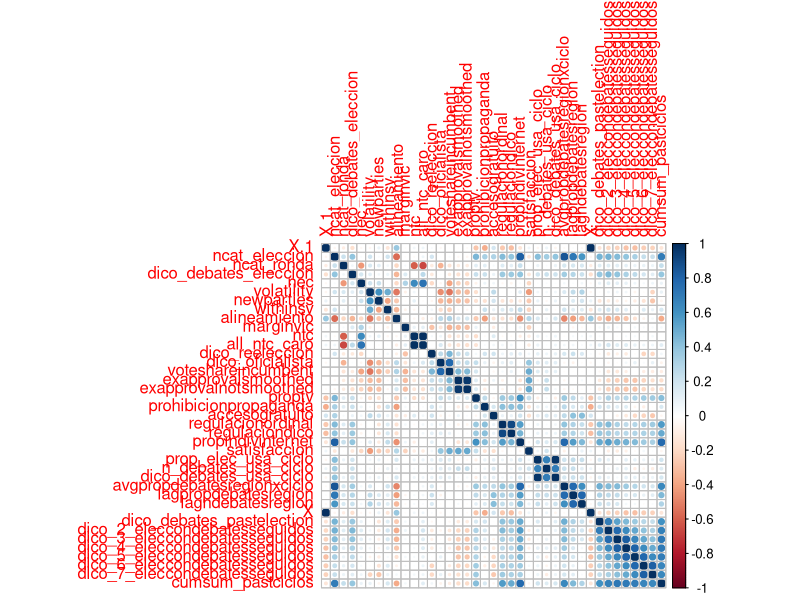
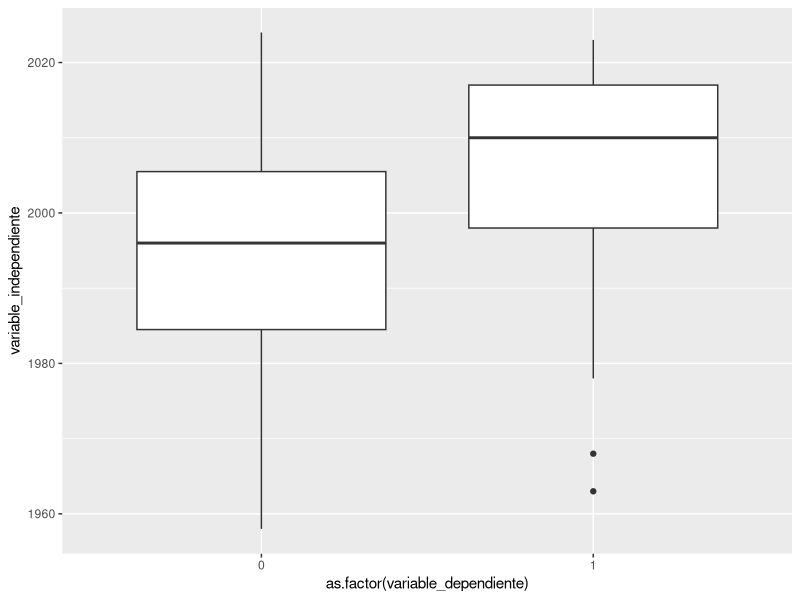
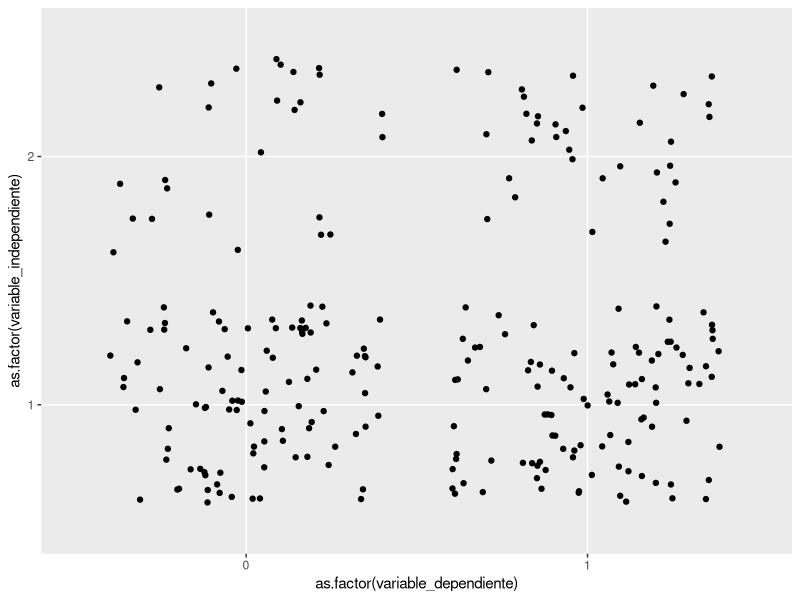
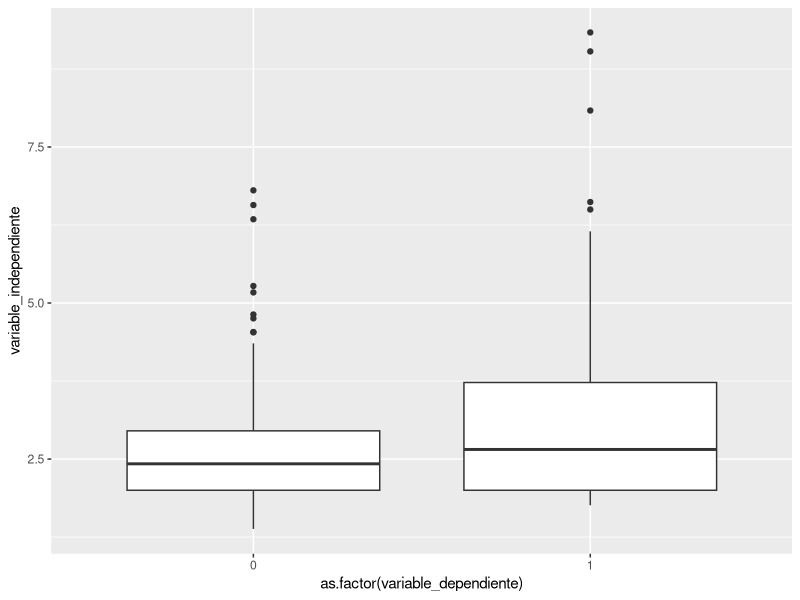
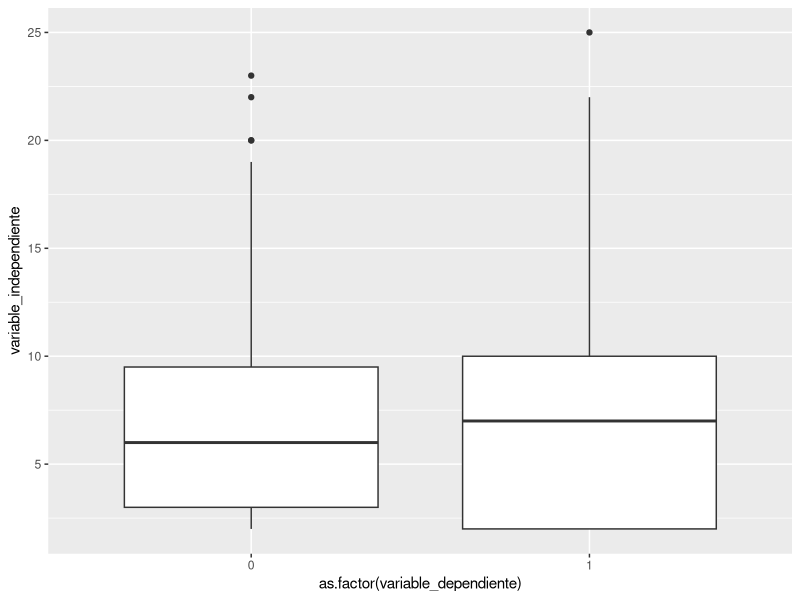
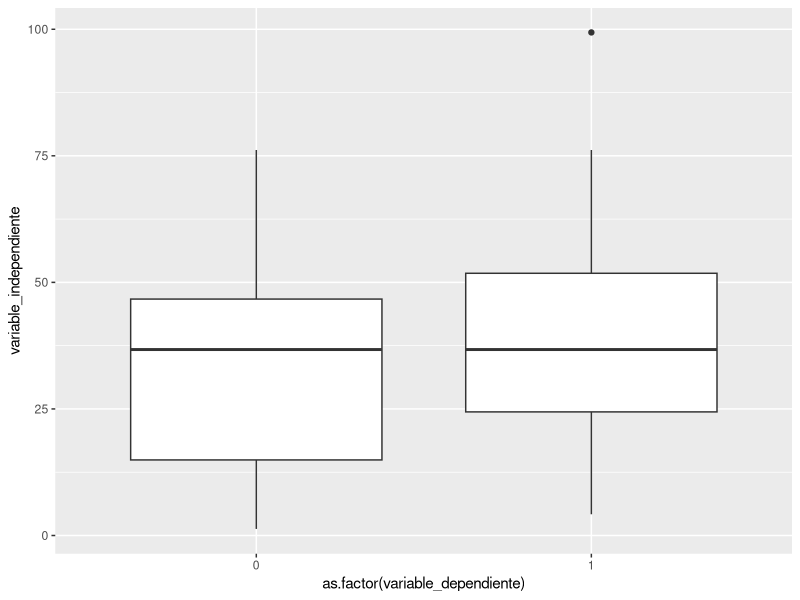
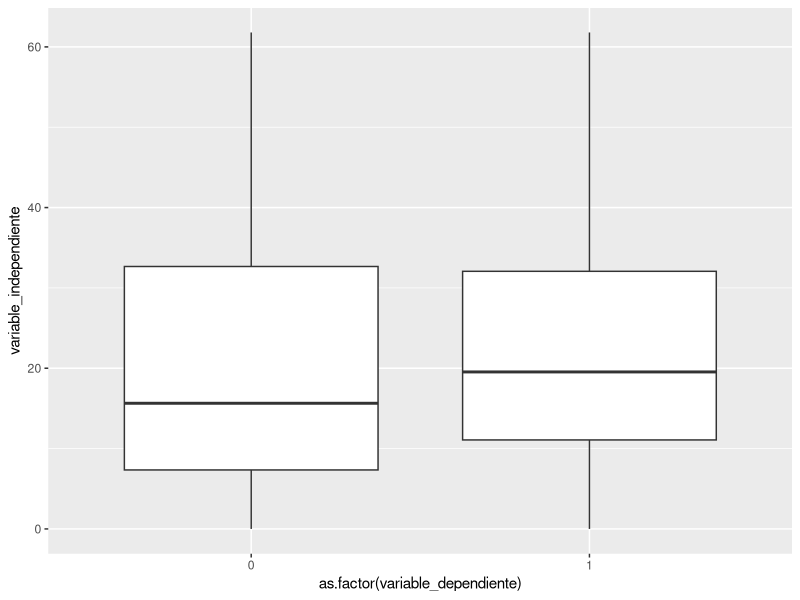
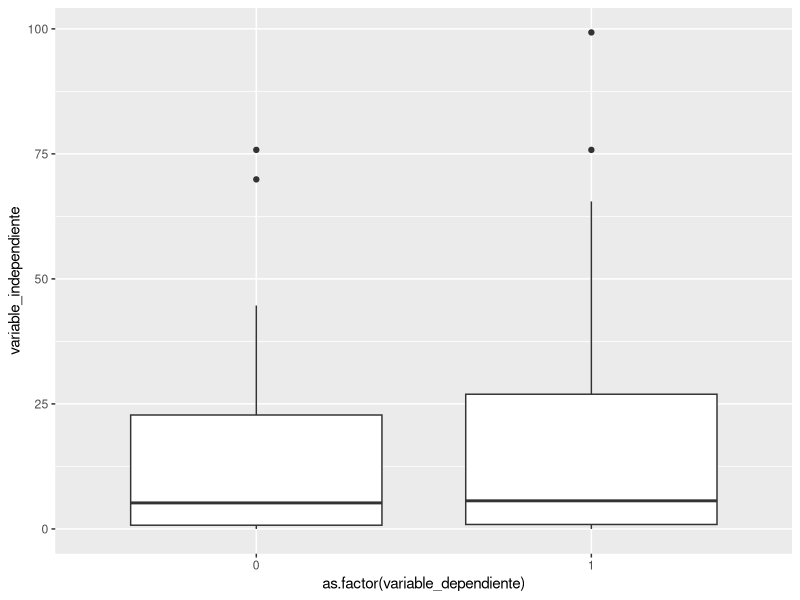

The R source for these figures, in order:


# librerias ########### 

library(tidyverse)

# carga de data y seteo de directorio ######

# data unificada, creada en creacion_base_elecciones_datoselectorales
setwd("/home/carolina/Documents/Proyectos R/debates_latam2024/tesis_doctorado/datav2023")
base_unificada <- read.csv("indicadores_elecciones.csv")
setwd("/home/carolina/Documents/Proyectos R/debates_latam2024/tesis_doctorado")

#### primeras versiones viejas #######
# test basicos
totest <- base_unificada %>% 
  select(-starts_with("source_")) %>% 
  select(-cat_pais, -eng_cat_pais) #%>% 
#mutate(across(everything(), as.integer(.)))
summary(totest)
correlation_matrix <- cor(totest , use = "pairwise.complete.obs" )
corrplot::corrplot(correlation_matrix)

logit_model <- glm(dico_debates_eleccion ~ 
                     nec + 
                     marginvic + 
                     #newparties + 
                     #withinsv + 
                     #alineamiento +
                     dico_reeleccion +
                     voteshareincumbent + 
                     #proptv +
                     propindivinternet +
                     #prohibicionpropaganda +
                     regulaciondico +
                     #satisfaccion +
                     #prop_elec_usa_ciclo +
                     lagpropdebatesregion, 
                   family = binomial(link = "logit"), 
                   data = totest)
summary(totest)
summary(logit_model)


# acomodo data preparacion #######

# para interpretacion del Taub b
# https://blogs.sas.com/content/iml/2023/04/05/interpret-spearman-kendall-corr.html
# https://datatab.net/tutorial/kendalls-tau

# CHATGPT OJO: For practical interpretation, you might use these general thresholds:
#   
#   0.00 to ±0.10: Very weak to no association
# ±0.10 to ±0.19: Weak association
# ±0.20 to ±0.29: Moderate association
# ±0.30 and above: Strong association

base <- base_unificada  %>% 
  select(-starts_with("source_")) %>% 
  select(-X, -eng_cat_pais)


variable_dependiente <- base$dico_debates_eleccion
options(scipen=999)

# tests bivariados ##############


# año electoral - STRONG POSITIVE + SIGNIFICATIVA #######

variable_independiente <-  base$ncat_eleccion

data <- tibble(variable_independiente = variable_independiente,
               variable_dependiente = variable_dependiente)

ggplot(data) + geom_boxplot(aes(as.factor(variable_dependiente), variable_independiente))
#ggplot(data) + geom_jitter(aes(as.factor(variable_dependiente), as.factor(variable_independiente)))
#table(variable_independiente, variable_dependiente)

# Calculate Kendall's Tau-b correlation
tau_b <- cor(variable_independiente, variable_dependiente, method = "kendall", use = "complete.obs")
tau_b

mean_values <- aggregate(variable_independiente ~ variable_dependiente, data, mean, na.rm = TRUE)
mean_values

modelo <- glm(variable_dependiente ~ variable_independiente,
              data = data,
              family = "binomial")
summary(modelo) # para ver si diferencia es significativa 

# ronda - VWEAK / NO + NO SFICATIVA #######

# variable_independiente <-  base$ncat_ronda %>% mutate(ifelse(ncat_ronda==1,0,
#                                                              ifelse(ncat_ronda==2,1)))
variable_independiente <-  base$ncat_ronda

data <- tibble(variable_independiente = variable_independiente,
               variable_dependiente = variable_dependiente)

#ggplot(data) + geom_boxplot(aes(as.factor(variable_dependiente), variable_independiente))
ggplot(data) + geom_jitter(aes(as.factor(variable_dependiente), as.factor(variable_independiente)))
table(variable_independiente, variable_dependiente)

# Calculate Kendall's Tau-b correlation
tau_b <- cor(variable_independiente, variable_dependiente, method = "kendall", use = "complete.obs")
tau_b

mean_values <- aggregate(variable_independiente ~ variable_dependiente, data, mean, na.rm = TRUE)
mean_values

modelo <- glm(variable_dependiente ~ variable_independiente,
              data = data,
              family = "binomial")
summary(modelo) # para ver si diferencia es significativa 


# fragmentacion: NEC - WEAK POSITIVE + SFICATIVA #######

variable_independiente <-  base$nec
standardized_variable_independiente <- (variable_independiente - mean(variable_independiente, na.rm = TRUE)) / sd(variable_independiente, na.rm = TRUE)

data <- tibble(variable_independiente = variable_independiente,
               variable_dependiente = variable_dependiente)

ggplot(data) + geom_boxplot(aes(as.factor(variable_dependiente), variable_independiente))
#ggplot(data) + geom_jitter(aes(as.factor(variable_dependiente), as.factor(variable_independiente)))
#table(variable_independiente, variable_dependiente)

# Calculate Kendall's Tau-b correlation
tau_b <- cor(variable_independiente, variable_dependiente, method = "kendall", use = "complete.obs")
tau_b

mean_values <- aggregate(variable_independiente ~ variable_dependiente, data, mean, na.rm = TRUE)
mean_values

modelo <- glm(variable_dependiente ~ variable_independiente,
              data = data,
              family = "binomial")
summary(modelo) # para ver si diferencia es significativa 

modelo_estandarizado <- glm(variable_dependiente ~ standardized_variable_independiente,
                            data = data,
                            family = "binomial")
summary(modelo_estandarizado) # para ver si diferencia es significativa 

# fragmentacion: n_candidatos - VWEAK/NO + NO SFICATIVA #######

variable_independiente <- base$ntc
standardized_variable_independiente <- (variable_independiente - mean(variable_independiente, na.rm = TRUE)) / sd(variable_independiente, na.rm = TRUE)

data <- tibble(variable_independiente = variable_independiente,
               variable_dependiente = variable_dependiente)

ggplot(data) + geom_boxplot(aes(as.factor(variable_dependiente), variable_independiente))
#ggplot(data) + geom_jitter(aes(as.factor(variable_dependiente), as.factor(variable_independiente)))
#table(variable_independiente, variable_dependiente)

# Calculate Kendall's Tau-b correlation
tau_b <- cor(variable_independiente, variable_dependiente, method = "kendall", use = "complete.obs")
tau_b

mean_values <- aggregate(variable_independiente ~ variable_dependiente, data, mean, na.rm = TRUE)

modelo <- glm(variable_dependiente ~ variable_independiente,
              data = data,
              family = "binomial")
summary(modelo) # para ver si diferencia es significativa 

modelo_estandarizado <- glm(variable_dependiente ~ standardized_variable_independiente,
                            data = data,
                            family = "binomial")
summary(modelo_estandarizado) # para ver si diferencia es significativa 

# volatilidad: overall - VWEAK/NO + NO SFICATIVA #######

variable_independiente <- base$volatility
standardized_variable_independiente <- (variable_independiente - mean(variable_independiente, na.rm = TRUE)) / sd(variable_independiente, na.rm = TRUE)

data <- tibble(variable_independiente = variable_independiente,
               variable_dependiente = variable_dependiente)

ggplot(data) + geom_boxplot(aes(as.factor(variable_dependiente), variable_independiente))
#ggplot(data) + geom_jitter(aes(as.factor(variable_dependiente), as.factor(variable_independiente)))
#table(variable_independiente, variable_dependiente)

# Calculate Kendall's Tau-b correlation
tau_b <- cor(variable_independiente, variable_dependiente, method = "kendall", use = "complete.obs")
tau_b

mean_values <- aggregate(variable_independiente ~ variable_dependiente, data, mean, na.rm = TRUE)
mean_values

modelo <- glm(variable_dependiente ~ variable_independiente,
              data = data,
              family = "binomial")
summary(modelo) # para ver si diferencia es significativa 

modelo_estandarizado <- glm(variable_dependiente ~ standardized_variable_independiente,
                            data = data,
                            family = "binomial")
summary(modelo_estandarizado) # para ver si diferencia es significativa 

# volatilidad: intrasistemica - VWEAK/NO + Signo esperado, pero NO SFICATIVA #######

variable_independiente <- base$withinsv
standardized_variable_independiente <- (variable_independiente - mean(variable_independiente, na.rm = TRUE)) / sd(variable_independiente, na.rm = TRUE)

data <- tibble(variable_independiente = variable_independiente,
               variable_dependiente = variable_dependiente)

ggplot(data) + geom_boxplot(aes(as.factor(variable_dependiente), variable_independiente))
#ggplot(data) + geom_jitter(aes(as.factor(variable_dependiente), as.factor(variable_independiente)))
#table(variable_independiente, variable_dependiente)

# Calculate Kendall's Tau-b correlation
tau_b <- cor(variable_independiente, variable_dependiente, method = "kendall", use = "complete.obs")
tau_b

mean_values <- aggregate(variable_independiente ~ variable_dependiente, data, mean, na.rm = TRUE)
mean_values

modelo <- glm(variable_dependiente ~ variable_independiente,
              data = data,
              family = "binomial")
summary(modelo) # para ver si diferencia es significativa 

modelo_estandarizado <- glm(variable_dependiente ~ standardized_variable_independiente,
                            data = data,
                            family = "binomial")
summary(modelo_estandarizado) # para ver si diferencia es significativa 

# volatilidad: extrasistemica - VWEAK/NO + NO SFICATIVA #######

variable_independiente <- base$newparties
standardized_variable_independiente <- (variable_independiente - mean(variable_independiente, na.rm = TRUE)) / sd(variable_independiente, na.rm = TRUE)

data <- tibble(variable_independiente = variable_independiente,
               variable_dependiente = variable_dependiente)

ggplot(data) + geom_boxplot(aes(as.factor(variable_dependiente), variable_independiente))
#ggplot(data) + geom_jitter(aes(as.factor(variable_dependiente), as.factor(variable_independiente)))
#table(variable_independiente, variable_dependiente)

# Calculate Kendall's Tau-b correlation
tau_b <- cor(variable_independiente, variable_dependiente, method = "kendall", use = "complete.obs")
tau_b

mean_values <- aggregate(variable_independiente ~ variable_dependiente, data, mean, na.rm = TRUE)

modelo <- glm(variable_dependiente ~ variable_independiente,
              data = data,
              family = "binomial")
summary(modelo) # para ver si diferencia es significativa 

modelo_estandarizado <- glm(variable_dependiente ~ standardized_variable_independiente,
                            data = data,
                            family = "binomial")
summary(modelo_estandarizado) # para ver si diferencia es significativa 

# desalineamiento (% personas que YES se identifican con partido). MODERATE NEGATIVE COR + SFICATIVA  #######

variable_independiente <- base$alineamiento
standardized_variable_independiente <- (variable_independiente - mean(variable_independiente, na.rm = TRUE)) / sd(variable_independiente, na.rm = TRUE)

data <- tibble(variable_independiente = variable_independiente,
               variable_dependiente = variable_dependiente)

ggplot(data) + geom_boxplot(aes(as.factor(variable_dependiente), variable_independiente))
#ggplot(data) + geom_jitter(aes(as.factor(variable_dependiente), as.factor(variable_independiente)))
#table(variable_independiente, variable_dependiente)

# Calculate Kendall's Tau-b correlation
tau_b <- cor(variable_independiente, variable_dependiente, method = "kendall", use = "complete.obs")
tau_b

mean_values <- aggregate(variable_independiente ~ variable_dependiente, data, mean, na.rm = TRUE)

modelo <- glm(variable_dependiente ~ variable_independiente,
              data = data,
              family = "binomial")
summary(modelo) # para ver si diferencia es significativa 

modelo_estandarizado <- glm(variable_dependiente ~ standardized_variable_independiente,
                            data = data,
                            family = "binomial")
summary(modelo_estandarizado) # para ver si diferencia es significativa 


# descontento WEAK NEGATIVE + NO SFICATIVA #######

variable_independiente <- base$satisfaccion
standardized_variable_independiente <- (variable_independiente - mean(variable_independiente, na.rm = TRUE)) / sd(variable_independiente, na.rm = TRUE)

data <- tibble(variable_independiente = variable_independiente,
               variable_dependiente = variable_dependiente)

ggplot(data) + geom_boxplot(aes(as.factor(variable_dependiente), variable_independiente))
#ggplot(data) + geom_jitter(aes(as.factor(variable_dependiente), as.factor(variable_independiente)))
#table(variable_independiente, variable_dependiente)

# Calculate Kendall's Tau-b correlation
tau_b <- cor(variable_independiente, variable_dependiente, method = "kendall", use = "complete.obs")
tau_b

mean_values <- aggregate(variable_independiente ~ variable_dependiente, data, mean, na.rm = TRUE)
mean_values

modelo <- glm(variable_dependiente ~ variable_independiente,
              data = data,
              family = "binomial")
summary(modelo) # para ver si diferencia es significativa 

modelo_estandarizado <- glm(variable_dependiente ~ standardized_variable_independiente,
                            data = data,
                            family = "binomial")
summary(modelo_estandarizado) # para ver si diferencia es significativa 


# competitividad (marginvic) VWEAK/NO + SFICATIVA  #######

variable_independiente <- base$marginvic
standardized_variable_independiente <- (variable_independiente - mean(variable_independiente, na.rm = TRUE)) / sd(variable_independiente, na.rm = TRUE)

data <- tibble(variable_independiente = variable_independiente,
               variable_dependiente = variable_dependiente)

ggplot(data) + geom_boxplot(aes(as.factor(variable_dependiente), variable_independiente))
#ggplot(data) + geom_jitter(aes(as.factor(variable_dependiente), as.factor(variable_independiente)))
#table(variable_independiente, variable_dependiente)

# Calculate Kendall's Tau-b correlation
tau_b <- cor(variable_independiente, variable_dependiente, method = "kendall", use = "complete.obs")
tau_b

mean_values <- aggregate(variable_independiente ~ variable_dependiente, data, mean, na.rm = TRUE)
mean_values

modelo <- glm(variable_dependiente ~ variable_independiente,
              data = data,
              family = "binomial")
summary(modelo) # para ver si diferencia es significativa 

modelo_estandarizado <- glm(variable_dependiente ~ standardized_variable_independiente,
                            data = data,
                            family = "binomial")
summary(modelo_estandarizado) # para ver si diferencia es significativa 

# incumbent: vote share incumbent VWEAK/NO + NO SFICATIVA #######

variable_independiente <- base$voteshareincumbent
standardized_variable_independiente <- (variable_independiente - mean(variable_independiente, na.rm = TRUE)) / sd(variable_independiente, na.rm = TRUE)

data <- tibble(variable_independiente = variable_independiente,
               variable_dependiente = variable_dependiente)

ggplot(data) + geom_boxplot(aes(as.factor(variable_dependiente), variable_independiente))
#ggplot(data) + geom_jitter(aes(as.factor(variable_dependiente), as.factor(variable_independiente)))
#table(variable_independiente, variable_dependiente)

# Calculate Kendall's Tau-b correlation
tau_b <- cor(variable_independiente, variable_dependiente, method = "kendall", use = "complete.obs")
tau_b

mean_values <- aggregate(variable_independiente ~ variable_dependiente, data, mean, na.rm = TRUE)
mean_values

modelo <- glm(variable_dependiente ~ variable_independiente,
              data = data,
              family = "binomial")
summary(modelo) # para ver si diferencia es significativa 

modelo_estandarizado <- glm(variable_dependiente ~ standardized_variable_independiente,
                            data = data,
                            family = "binomial")
summary(modelo_estandarizado) # para ver si diferencia es significativa 


# incumbent: exec approval (img) WEAK NEGATIVE + SFICATIVA #######
# Calculate Kendall's Tau-b correlation
tau_b <- cor(base$exapprovalsmoothed, base$dico_debates_eleccion, method = "kendall", use = "complete.obs")
tau_b
tau_b <- cor(base$exapprovalnotsmoothed, base$dico_debates_eleccion, method = "kendall", use = "complete.obs")
tau_b


variable_independiente <- base$exapprovalnotsmoothed
standardized_variable_independiente <- (variable_independiente - mean(variable_independiente, na.rm = TRUE)) / sd(variable_independiente, na.rm = TRUE)

data <- tibble(variable_independiente = variable_independiente,
               variable_dependiente = variable_dependiente)

ggplot(data) + geom_boxplot(aes(as.factor(variable_dependiente), variable_independiente))
#ggplot(data) + geom_jitter(aes(as.factor(variable_dependiente), as.factor(variable_independiente)))
#table(variable_independiente, variable_dependiente)

# Calculate Kendall's Tau-b correlation
tau_b <- cor(variable_independiente, variable_dependiente, method = "kendall", use = "complete.obs")
tau_b

mean_values <- aggregate(variable_independiente ~ variable_dependiente, data, mean, na.rm = TRUE)
mean_values

modelo <- glm(variable_dependiente ~ variable_independiente,
              data = data,
              family = "binomial")
summary(modelo) # para ver si diferencia es significativa 

modelo_estandarizado <- glm(variable_dependiente ~ standardized_variable_independiente,
                            data = data,
                            family = "binomial")
summary(modelo_estandarizado) # para ver si diferencia es significativa 


# incumbent: reelije WEAK NEGATIVE  + SFICATIVA #######

variable_independiente <- base$dico_reeleccion
standardized_variable_independiente <- (variable_independiente - mean(variable_independiente, na.rm = TRUE)) / sd(variable_independiente, na.rm = TRUE)

data <- tibble(variable_independiente = variable_independiente,
               variable_dependiente = variable_dependiente)

#ggplot(data) + geom_boxplot(aes(as.factor(variable_dependiente), variable_independiente))
ggplot(data) + geom_jitter(aes(as.factor(variable_dependiente), as.factor(variable_independiente)))
table(variable_independiente, variable_dependiente)

# Calculate Kendall's Tau-b correlation
tau_b <- cor(variable_independiente, variable_dependiente, method = "kendall", use = "complete.obs")
tau_b

mean_values <- aggregate(variable_independiente ~ variable_dependiente, data, mean, na.rm = TRUE)
mean_values

modelo <- glm(variable_dependiente ~ variable_independiente,
              data = data,
              family = "binomial")
summary(modelo) # para ver si diferencia es significativa 

modelo_estandarizado <- glm(variable_dependiente ~ standardized_variable_independiente,
                            data = data,
                            family = "binomial")
summary(modelo_estandarizado) # para ver si diferencia es significativa


# incumbent: oficialismo tiene candidato - VWEAK/NO  + NO SFICATIVA #######

variable_independiente <- base$dico_oficialista
standardized_variable_independiente <- (variable_independiente - mean(variable_independiente, na.rm = TRUE)) / sd(variable_independiente, na.rm = TRUE)

data <- tibble(variable_independiente = variable_independiente,
               variable_dependiente = variable_dependiente)

#ggplot(data) + geom_boxplot(aes(as.factor(variable_dependiente), variable_independiente))
ggplot(data) + geom_jitter(aes(as.factor(variable_dependiente), as.factor(variable_independiente)))
table(variable_independiente, variable_dependiente)

# Calculate Kendall's Tau-b correlation
tau_b <- cor(variable_independiente, variable_dependiente, method = "kendall", use = "complete.obs")
tau_b

mean_values <- aggregate(variable_independiente ~ variable_dependiente, data, mean, na.rm = TRUE)

modelo <- glm(variable_dependiente ~ variable_independiente,
              data = data,
              family = "binomial")
summary(modelo) # para ver si diferencia es significativa 

modelo_estandarizado <- glm(variable_dependiente ~ standardized_variable_independiente,
                            data = data,
                            family = "binomial")
summary(modelo_estandarizado) # para ver si diferencia es significativa


# media : proptv - WEAK POSITIVE  + SFICATIVA #######

variable_independiente <- base$proptv
standardized_variable_independiente <- (variable_independiente - mean(variable_independiente, na.rm = TRUE)) / sd(variable_independiente, na.rm = TRUE)

data <- tibble(variable_independiente = variable_independiente,
               variable_dependiente = variable_dependiente)

ggplot(data) + geom_boxplot(aes(as.factor(variable_dependiente), variable_independiente))
#ggplot(data) + geom_jitter(aes(as.factor(variable_dependiente), as.factor(variable_independiente)))
#table(variable_independiente, variable_dependiente)

# Calculate Kendall's Tau-b correlation
tau_b <- cor(variable_independiente, variable_dependiente, method = "kendall", use = "complete.obs")
tau_b

mean_values <- aggregate(variable_independiente ~ variable_dependiente, data, mean, na.rm = TRUE)
mean_values

modelo <- glm(variable_dependiente ~ variable_independiente,
              data = data,
              family = "binomial")
summary(modelo) # para ver si diferencia es significativa 

modelo_estandarizado <- glm(variable_dependiente ~ standardized_variable_independiente,
                            data = data,
                            family = "binomial")
summary(modelo_estandarizado) # para ver si diferencia es significativa 


# media : propint  - STRONG POSITIVE + SFICATIVA #######

variable_independiente <- base$propindivinternet
standardized_variable_independiente <- (variable_independiente - mean(variable_independiente, na.rm = TRUE)) / sd(variable_independiente, na.rm = TRUE)

data <- tibble(variable_independiente = variable_independiente,
               variable_dependiente = variable_dependiente)

ggplot(data) + geom_boxplot(aes(as.factor(variable_dependiente), variable_independiente))
#ggplot(data) + geom_jitter(aes(as.factor(variable_dependiente), as.factor(variable_independiente)))
#table(variable_independiente, variable_dependiente)

# Calculate Kendall's Tau-b correlation
tau_b <- cor(variable_independiente, variable_dependiente, method = "kendall", use = "complete.obs")
tau_b

mean_values <- aggregate(variable_independiente ~ variable_dependiente, data, mean, na.rm = TRUE)
mean_values

modelo <- glm(variable_dependiente ~ variable_independiente,
              data = data,
              family = "binomial")
summary(modelo) # para ver si diferencia es significativa 

modelo_estandarizado <- glm(variable_dependiente ~ standardized_variable_independiente,
                            data = data,
                            family = "binomial")
summary(modelo_estandarizado) # para ver si diferencia es significativa 


# regulaciones: prohibicion propaganda - MODERATE POSITIVE + SFICATIVA  #######

variable_independiente <- base$prohibicionpropaganda
standardized_variable_independiente <- (variable_independiente - mean(variable_independiente, na.rm = TRUE)) / sd(variable_independiente, na.rm = TRUE)

data <- tibble(variable_independiente = variable_independiente,
               variable_dependiente = variable_dependiente)

#ggplot(data) + geom_boxplot(aes(as.factor(variable_dependiente), variable_independiente))
ggplot(data) + geom_jitter(aes(as.factor(variable_dependiente), as.factor(variable_independiente)))
table(variable_independiente, variable_dependiente)

# Calculate Kendall's Tau-b correlation
tau_b <- cor(variable_independiente, variable_dependiente, method = "kendall", use = "complete.obs")
tau_b

mean_values <- aggregate(variable_independiente ~ variable_dependiente, data, mean, na.rm = TRUE)
mean_values

modelo <- glm(variable_dependiente ~ variable_independiente,
              data = data,
              family = "binomial")
summary(modelo) # para ver si diferencia es significativa 

modelo_estandarizado <- glm(variable_dependiente ~ standardized_variable_independiente,
                            data = data,
                            family = "binomial")
summary(modelo_estandarizado) # para ver si diferencia es significativa


# regulaciones: acceso gratuito - VWEAK/NO + NO SFICATIVA #######

variable_independiente <- base$accesogratuito
standardized_variable_independiente <- (variable_independiente - mean(variable_independiente, na.rm = TRUE)) / sd(variable_independiente, na.rm = TRUE)

data <- tibble(variable_independiente = variable_independiente,
               variable_dependiente = variable_dependiente)

#ggplot(data) + geom_boxplot(aes(as.factor(variable_dependiente), variable_independiente))
ggplot(data) + geom_jitter(aes(as.factor(variable_dependiente), as.factor(variable_independiente)))
table(variable_independiente, variable_dependiente)

# Calculate Kendall's Tau-b correlation
tau_b <- cor(variable_independiente, variable_dependiente, method = "kendall", use = "complete.obs")
tau_b

mean_values <- aggregate(variable_independiente ~ variable_dependiente, data, mean, na.rm = TRUE)
mean_values

modelo <- glm(variable_dependiente ~ variable_independiente,
              data = data,
              family = "binomial")
summary(modelo) # para ver si diferencia es significativa 

modelo_estandarizado <- glm(variable_dependiente ~ standardized_variable_independiente,
                            data = data,
                            family = "binomial")
summary(modelo_estandarizado) # para ver si diferencia es significativa

# regulaciones sobre debates: ordinal - STRONG POSITIVE + SFICATIVA #######

variable_independiente <- base$regulacionordinal
standardized_variable_independiente <- (variable_independiente - mean(variable_independiente, na.rm = TRUE)) / sd(variable_independiente, na.rm = TRUE)

data <- tibble(variable_independiente = variable_independiente,
               variable_dependiente = variable_dependiente)

ggplot(data) + geom_boxplot(aes(as.factor(variable_dependiente), variable_independiente))
#ggplot(data) + geom_jitter(aes(as.factor(variable_dependiente), as.factor(variable_independiente)))
#table(variable_independiente, variable_dependiente)

# Calculate Kendall's Tau-b correlation
tau_b <- cor(variable_independiente, variable_dependiente, method = "kendall", use = "complete.obs")
tau_b

mean_values <- aggregate(variable_independiente ~ variable_dependiente, data, mean, na.rm = TRUE)
mean_values

modelo <- glm(variable_dependiente ~ variable_independiente,
              data = data,
              family = "binomial")
summary(modelo) # para ver si diferencia es significativa 

modelo_estandarizado <- glm(variable_dependiente ~ standardized_variable_independiente,
                            data = data,
                            family = "binomial")
summary(modelo_estandarizado) # para ver si diferencia es significativa 


# regulaciones sobre debates: dicotomica - STRONG POSITIVE  + SFICATIVA #######

variable_independiente <- base$regulaciondico
standardized_variable_independiente <- (variable_independiente - mean(variable_independiente, na.rm = TRUE)) / sd(variable_independiente, na.rm = TRUE)

data <- tibble(variable_independiente = variable_independiente,
               variable_dependiente = variable_dependiente)

#ggplot(data) + geom_boxplot(aes(as.factor(variable_dependiente), variable_independiente))
ggplot(data) + geom_jitter(aes(as.factor(variable_dependiente), as.factor(variable_independiente)))
table(variable_independiente, variable_dependiente)

# Calculate Kendall's Tau-b correlation
tau_b <- cor(variable_independiente, variable_dependiente, method = "kendall", use = "complete.obs")
tau_b

mean_values <- aggregate(variable_independiente ~ variable_dependiente, data, mean, na.rm = TRUE)
mean_values

modelo <- glm(variable_dependiente ~ variable_independiente,
              data = data,
              family = "binomial")
summary(modelo) # para ver si diferencia es significativa 

modelo_estandarizado <- glm(variable_dependiente ~ standardized_variable_independiente,
                            data = data,
                            family = "binomial")
summary(modelo_estandarizado) # para ver si diferencia es significativa


# lagged: dico ciclo anterior - STRONG POSITIVE + SFICATIVA #######

variable_independiente <- base$dico_debates_pastelection
standardized_variable_independiente <- (variable_independiente - mean(variable_independiente, na.rm = TRUE)) / sd(variable_independiente, na.rm = TRUE)

data <- tibble(variable_independiente = variable_independiente,
               variable_dependiente = variable_dependiente)

#ggplot(data) + geom_boxplot(aes(as.factor(variable_dependiente), variable_independiente))
ggplot(data) + geom_jitter(aes(as.factor(variable_dependiente), as.factor(variable_independiente)))
table(variable_independiente, variable_dependiente)

# Calculate Kendall's Tau-b correlation
tau_b <- cor(variable_independiente, variable_dependiente, method = "kendall", use = "complete.obs")
tau_b

mean_values <- aggregate(variable_independiente ~ variable_dependiente, data, mean, na.rm = TRUE)
mean_values

modelo <- glm(variable_dependiente ~ variable_independiente,
              data = data,
              family = "binomial")
summary(modelo) # para ver si diferencia es significativa 

modelo_estandarizado <- glm(variable_dependiente ~ standardized_variable_independiente,
                            data = data,
                            family = "binomial")
summary(modelo_estandarizado) # para ver si diferencia es significativa


# lagged: cumsum ciclos anteriores - STRONG POSITIVE #######

variable_independiente <- base$cumsum_pastciclos
standardized_variable_independiente <- (variable_independiente - mean(variable_independiente, na.rm = TRUE)) / sd(variable_independiente, na.rm = TRUE)

data <- tibble(variable_independiente = variable_independiente,
               variable_dependiente = variable_dependiente)

ggplot(data) + geom_boxplot(aes(as.factor(variable_dependiente), variable_independiente))
#ggplot(data) + geom_jitter(aes(as.factor(variable_dependiente), as.factor(variable_independiente)))
#table(variable_independiente, variable_dependiente)

# Calculate Kendall's Tau-b correlation
tau_b <- cor(variable_independiente, variable_dependiente, method = "kendall", use = "complete.obs")
tau_b

mean_values <- aggregate(variable_independiente ~ variable_dependiente, data, mean, na.rm = TRUE)
mean_values

modelo <- glm(variable_dependiente ~ variable_independiente,
              data = data,
              family = "binomial")
summary(modelo) # para ver si diferencia es significativa 

modelo_estandarizado <- glm(variable_dependiente ~ standardized_variable_independiente,
                            data = data,
                            family = "binomial")
summary(modelo_estandarizado) # para ver si diferencia es significativa 


# region  avgprop x ciclo - MODERATE/STRONG POSITIVE + SFICATIVA #######

variable_independiente <- base$avgpropdebatesregionxciclo
standardized_variable_independiente <- (variable_independiente - mean(variable_independiente, na.rm = TRUE)) / sd(variable_independiente, na.rm = TRUE)

data <- tibble(variable_independiente = variable_independiente,
               variable_dependiente = variable_dependiente)

ggplot(data) + geom_boxplot(aes(as.factor(variable_dependiente), variable_independiente))
#ggplot(data) + geom_jitter(aes(as.factor(variable_dependiente), as.factor(variable_independiente)))
#table(variable_independiente, variable_dependiente)

# Calculate Kendall's Tau-b correlation
tau_b <- cor(variable_independiente, variable_dependiente, method = "kendall", use = "complete.obs")
tau_b

mean_values <- aggregate(variable_independiente ~ variable_dependiente, data, mean, na.rm = TRUE)
mean_values

modelo <- glm(variable_dependiente ~ variable_independiente,
              data = data,
              family = "binomial")
summary(modelo) # para ver si diferencia es significativa 

modelo_estandarizado <- glm(variable_dependiente ~ standardized_variable_independiente,
                            data = data,
                            family = "binomial")
summary(modelo_estandarizado) # para ver si diferencia es significativa 


# region lag n  - MODERATE POSITIVE + SFICATIVA #######

variable_independiente <- base$lagndebatesregion
standardized_variable_independiente <- (variable_independiente - mean(variable_independiente, na.rm = TRUE)) / sd(variable_independiente, na.rm = TRUE)

data <- tibble(variable_independiente = variable_independiente,
               variable_dependiente = variable_dependiente)

ggplot(data) + geom_boxplot(aes(as.factor(variable_dependiente), variable_independiente))
#ggplot(data) + geom_jitter(aes(as.factor(variable_dependiente), as.factor(variable_independiente)))
#table(variable_independiente, variable_dependiente)

# Calculate Kendall's Tau-b correlation
tau_b <- cor(variable_independiente, variable_dependiente, method = "kendall", use = "complete.obs")
tau_b

mean_values <- aggregate(variable_independiente ~ variable_dependiente, data, mean, na.rm = TRUE)
mean_values

modelo <- glm(variable_dependiente ~ variable_independiente,
              data = data,
              family = "binomial")
summary(modelo) # para ver si diferencia es significativa 

modelo_estandarizado <- glm(variable_dependiente ~ standardized_variable_independiente,
                            data = data,
                            family = "binomial")
summary(modelo_estandarizado) # para ver si diferencia es significativa 


# region lag prop  - MODERATE POSITIVE + SFICATIVA #######

variable_independiente <- base$lagpropdebatesregion
standardized_variable_independiente <- (variable_independiente - mean(variable_independiente, na.rm = TRUE)) / sd(variable_independiente, na.rm = TRUE)

data <- tibble(variable_independiente = variable_independiente,
               variable_dependiente = variable_dependiente)

ggplot(data) + geom_boxplot(aes(as.factor(variable_dependiente), variable_independiente))
#ggplot(data) + geom_jitter(aes(as.factor(variable_dependiente), as.factor(variable_independiente)))
#table(variable_independiente, variable_dependiente)

# Calculate Kendall's Tau-b correlation
tau_b <- cor(variable_independiente, variable_dependiente, method = "kendall", use = "complete.obs")
tau_b

mean_values <- aggregate(variable_independiente ~ variable_dependiente, data, mean, na.rm = TRUE)
mean_values

modelo <- glm(variable_dependiente ~ variable_independiente,
              data = data,
              family = "binomial")
summary(modelo) # para ver si diferencia es significativa 

modelo_estandarizado <- glm(variable_dependiente ~ standardized_variable_independiente,
                            data = data,
                            family = "binomial")
summary(modelo_estandarizado) # para ver si diferencia es significativa 


# USA prop - WEAK POSITIVE + SFICATIVA #######

variable_independiente <- base$prop_elec_usa_ciclo
standardized_variable_independiente <- (variable_independiente - mean(variable_independiente, na.rm = TRUE)) / sd(variable_independiente, na.rm = TRUE)

data <- tibble(variable_independiente = variable_independiente,
               variable_dependiente = variable_dependiente)

ggplot(data) + geom_boxplot(aes(as.factor(variable_dependiente), variable_independiente))
#ggplot(data) + geom_jitter(aes(as.factor(variable_dependiente), as.factor(variable_independiente)))
#table(variable_independiente, variable_dependiente)

# Calculate Kendall's Tau-b correlation
tau_b <- cor(variable_independiente, variable_dependiente, method = "kendall", use = "complete.obs")
tau_b

mean_values <- aggregate(variable_independiente ~ variable_dependiente, data, mean, na.rm = TRUE)
mean_values

modelo <- glm(variable_dependiente ~ variable_independiente,
              data = data,
              family = "binomial")
summary(modelo) # para ver si diferencia es significativa 

modelo_estandarizado <- glm(variable_dependiente ~ standardized_variable_independiente,
                            data = data,
                            family = "binomial")
summary(modelo_estandarizado) # para ver si diferencia es significativa 


# USA n - WEAK/MODERATE POSITIVE + SFICATIVA #######

variable_independiente <- base$n_debates_usa_ciclo
standardized_variable_independiente <- (variable_independiente - mean(variable_independiente, na.rm = TRUE)) / sd(variable_independiente, na.rm = TRUE)

data <- tibble(variable_independiente = variable_independiente,
               variable_dependiente = variable_dependiente)

ggplot(data) + geom_boxplot(aes(as.factor(variable_dependiente), variable_independiente))
#ggplot(data) + geom_jitter(aes(as.factor(variable_dependiente), as.factor(variable_independiente)))
#table(variable_independiente, variable_dependiente)

# Calculate Kendall's Tau-b correlation
tau_b <- cor(variable_independiente, variable_dependiente, method = "kendall", use = "complete.obs")
tau_b

mean_values <- aggregate(variable_independiente ~ variable_dependiente, data, mean, na.rm = TRUE)
mean_values

modelo <- glm(variable_dependiente ~ variable_independiente,
              data = data,
              family = "binomial")
summary(modelo) # para ver si diferencia es significativa 

modelo_estandarizado <- glm(variable_dependiente ~ standardized_variable_independiente,
                            data = data,
                            family = "binomial")
summary(modelo_estandarizado) # para ver si diferencia es significativa 


# USA dico - MODERATE POSITIVE + SFICATIVA #######

variable_independiente <- base$dico_debates_usa_ciclo
standardized_variable_independiente <- (variable_independiente - mean(variable_independiente, na.rm = TRUE)) / sd(variable_independiente, na.rm = TRUE)

data <- tibble(variable_independiente = variable_independiente,
               variable_dependiente = variable_dependiente)

#ggplot(data) + geom_boxplot(aes(as.factor(variable_dependiente), variable_independiente))
ggplot(data) + geom_jitter(aes(as.factor(variable_dependiente), as.factor(variable_independiente)))
table(variable_independiente, variable_dependiente)

# Calculate Kendall's Tau-b correlation
tau_b <- cor(variable_independiente, variable_dependiente, method = "kendall", use = "complete.obs")
tau_b

mean_values <- aggregate(variable_independiente ~ variable_dependiente, data, mean, na.rm = TRUE)
mean_values

modelo <- glm(variable_dependiente ~ variable_independiente,
              data = data,
              family = "binomial")
summary(modelo) # para ver si diferencia es significativa 

modelo_estandarizado <- glm(variable_dependiente ~ standardized_variable_independiente,
                            data = data,
                            family = "binomial")
summary(modelo_estandarizado) # para ver si diferencia es significativa
